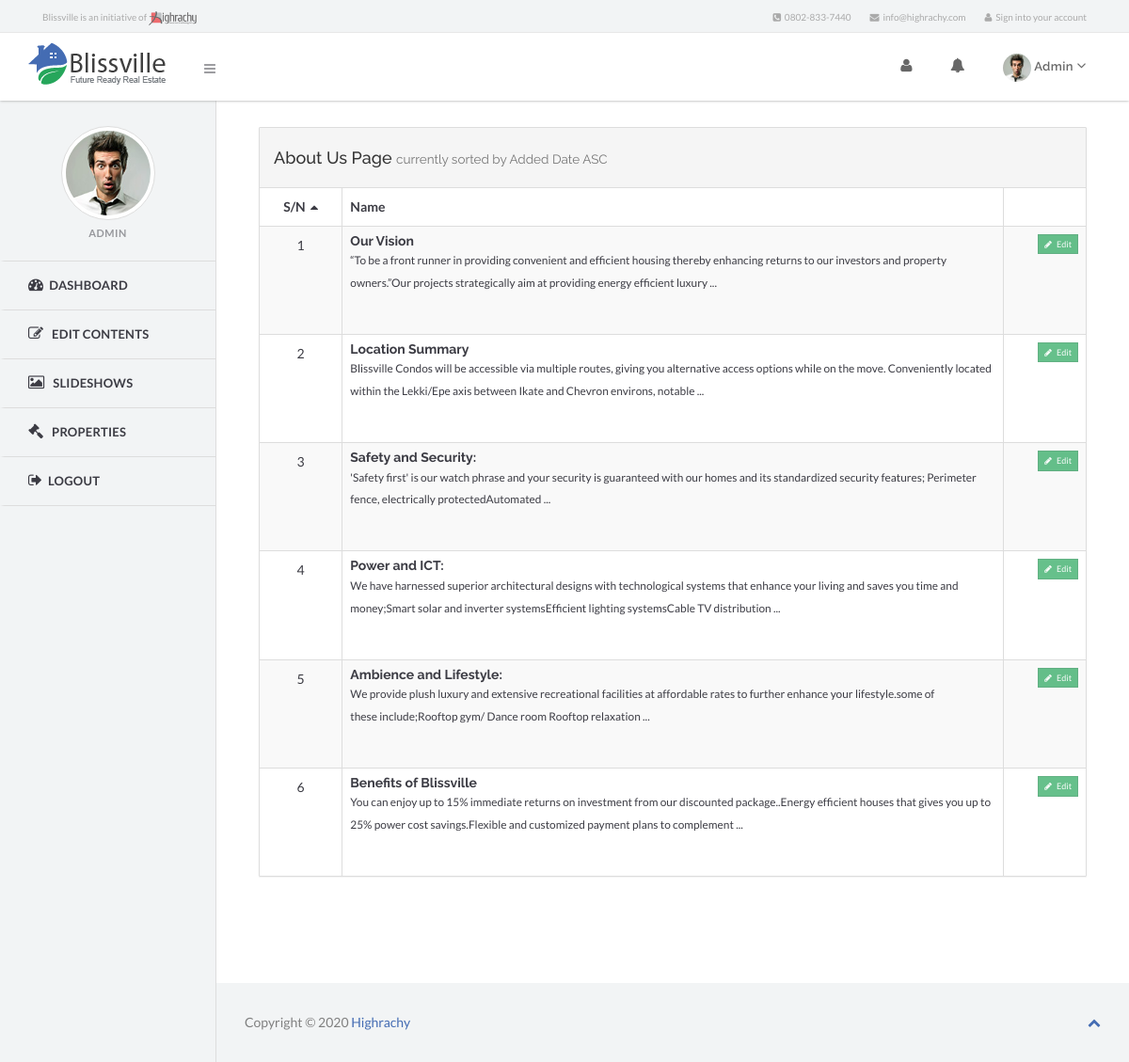
The app's page /admin/edit-content/about/index.php (signed in) with its own data.
### tables this page shows
CREATE TABLE `abouts` (
  `id` int(11) NOT NULL,
  `name` varchar(255) NOT NULL,
  `content` text,
  `created_at` datetime NOT NULL,
  `updated_at` timestamp NOT NULL DEFAULT CURRENT_TIMESTAMP ON UPDATE CURRENT_TIMESTAMP
);

### inc/class/base.class.php (called while the page is built, shortened)
<?php
class Base{
	protected static $results = array();
	public static $table = "";
	public static $rows = 0;
	public static $counter = 0;
	public static function query($query, $save_total_returned_rows = true){
		global $db;
		$results = $db->fetch_all_rows($query);
		return $results;
	}
	public static function affected_rows($query=""){
		global $db;
		if (!empty($query)){
			static::$rows = $db->total_affected_rows($query);
		}
		return static::$rows;
	}
	public static function set_table($table){
	   static::$table = $table;
	}
	public static function paginate($limit,$additional_query="",$join_query = ""){
		$items_per_page = $limit;
		if (empty($join_query))
			$query = "SELECT * FROM ". static::$table .$additional_query;
		else
			$query = $join_query . $additional_query;
		$total_returned_rows = static::affected_rows($query);
		$page = new Paginator($total_returned_rows,$items_per_page);
		$generated_pages = $page->generate();
		$start = $page->get_start_position();
		$new_query = $query . " LIMIT $start, $limit";
		$result = static::query($new_query,false);
		static::$counter = $start + 1;
		static::$rows = $total_returned_rows;
		static::$results = $result;
		return $generated_pages;
	}
	public static function get_counter(){
		return static::$counter;
	}
  public static function get_results(){
    return static::$results;
  }
}

### inc/class/database.class.php (called while the page is built, shortened)
<?php
class Database {
private $link_id = 0;
private $query_id = 0;
public function __construct($server, $user, $pass, $database, $pre=''){
	$this->server=$server;
	$this->user=$user;
	$this->pass=$pass;
	$this->database=$database;
	$this->link_id = @mysqli_connect($this->server, $this->user, $this->pass, $this->database);
	if (!$this->link_id) {
		trigger_error('Could not connect to MySQL: ' . mysqli_connect_error());
	} else {
		mysqli_set_charset($this->link_id, 'utf8');
	}
}
public function query($sql) {
	$this->query_id = @mysqli_query($this->link_id,$sql);
	return $this->query_id;
}
protected function fetch_array($query_id=-1) {
	if ($query_id instanceof mysqli_result) {
		$this->query_id=$query_id;
	}
	if (isset($this->query_id)) {
		$record = @mysqli_fetch_assoc($this->query_id);
	}else{
		trigger_error("Invalid Records could not be fetched.");
	}
	return $record;
}
public function fetch_all_rows($sql) {
	$query_id = $this->query($sql);
	$out = array();
	while ($row = $this->fetch_array($query_id)){
		$out[] = $row;
	}
	return $out;
}
protected function free_result($query_id=-1) {
	if ($query_id instanceof mysqli_result) {
		$this->query_id=$query_id;
	}
}
}
?>

### config.php (called while the page is built, shortened)
<?php
function my_autoloader($className) {
    $className = strtolower($className);
    $path = CLASS_DIR."{$className}.class.php";
}

### inc/class/text.class.php (called while the page is built, shortened)
<?php
class Text {
  public static function truncate($string, $limit, $break=" ", $pad="...",$shorter_than_limit=false) {
    $length = strlen($string);
    if(false !== ($breakpoint = strpos($string, $break, $limit))) {
      if($breakpoint < strlen($string) - 1) {
        $string = substr($string, 0, $breakpoint);
      }
    }
    if ($length > strlen($string)){
      $string = $string . $break. $pad;
    }
    return $string;
  }
}

### admin/edit-content/about/index.php (the view, shortened to what this page needs)
<?php
include('../../../config.php');
$sort_item = URL::get(Sort::$item_url,Page::$default_sort_item);
$sort_order = URL::get(Sort::$order_url,Page::$default_sort_order);
$sort_text = Sort::current($sort_item,$sort_order);
$additional_query = Sort::get_order_query();
$items_per_page = 10;
$page = Page::paginate($items_per_page,$additional_query);
$abouts = Page::get_results();
$count = Page::get_counter();
include(SERVER_DIR.'inc/header.php');
?>
    <section class="right-panel">
      <div class="container-fluid">
            <div class="row">
                <div id="content">
                  <div class="panel panel-default">
                      <div class="panel-heading">
                        <h4>About Us Page
                          <small> currently sorted by <?php echo $sort_text ?> </small>
                        </h4>
                      </div>
                      <?php if(!empty($abouts)) : ?>
                      <div class="table-responsive">
                        <table class="table table-bordered table-striped table-hover responsive">
                          <thead>
                            <tr>
                              <th style="width:10%;" class="text-center">
                                <?php echo Sort::generate_link('id','S/N') ?>
                              </th>
                              <th style="width:80%;"><?php echo Sort::generate_link('name') ?></th>
                              <th></th>
                            </tr>
                          </thead>
                          <tbody>
                             <?php foreach($abouts as $about) : extract($about) ?>
                            <tr>
                              <td class="text-center"><?php echo $count++ ?></td>
                              <td><h5 class="m-0"><strong><?php echo $name ?> </strong></h5><p><small><?php echo Text::truncate(strip_tags($content),200) ?></small></p><br></td>
                              <td class="text-right">
                              <a class="btn btn-default btn-icon btn-hollow btn-xs tip pull-right" href="" title="Edit Content"><i class="fa fa-pencil"></i> &nbsp; Edit</a>
                              </td>
                            </tr>
                            <?php endforeach ?>
                          </tbody>
                        </table>
                      </div>
                      <?php else : echo '<h6>&nbsp;&nbsp;You have no abouts in the database.</h6>'; endif ?>
                  </div>
                </div>
            </div>
      </div>
    </section>
<?php
  include(SERVER_DIR.'inc/footer.php');
?>

### records on screen
abouts: name "Our Vision", content "“To be a front runner in providing convenient and efficient housing thereby enhancing returns to our investors and property owners.”Our projects strategically aim at providing energy efficient luxury ..."
abouts: name "Location Summary", content "Blissville Condos will be accessible via multiple routes, giving you alternative access options while on the move. Conveniently located within the Lekki/Epe axis between Ikate and Chevron environs, notable ..."
abouts: name "Safety and Security:", content "'Safety first' is our watch phrase and your security is guaranteed with our homes and its standardized security features; Perimeter fence, electrically protectedAutomated ..."
abouts: name "Power and ICT:", content "We have harnessed superior architectural designs with technological systems that enhance your living and saves you time and money;Smart solar and inverter systemsEfficient lighting systemsCable TV distribution ..."
abouts: name "Ambience and Lifestyle:", content "We provide plush luxury and extensive recreational facilities at affordable rates to further enhance your lifestyle.some of these include;Rooftop gym/ Dance room Rooftop relaxation ..."
abouts: name "Benefits of Blissville", content "You can enjoy up to 15% immediate returns on investment from our discounted package..Energy efficient houses that gives you up to 25% power cost savings.Flexible and customized payment plans to complement ..."

### other values on screen
$options['email'] "info@highrachy.com"
$options['phone'] "0802-833-7440"
Session::get('name') "Admin"
Session::get('name') "ADMIN"
$sort_text "Added Date ASC"
Sort::generate_link('id','S/N') "S/N"
Sort::generate_link('name') "Name"
Date('Y') "2020"
